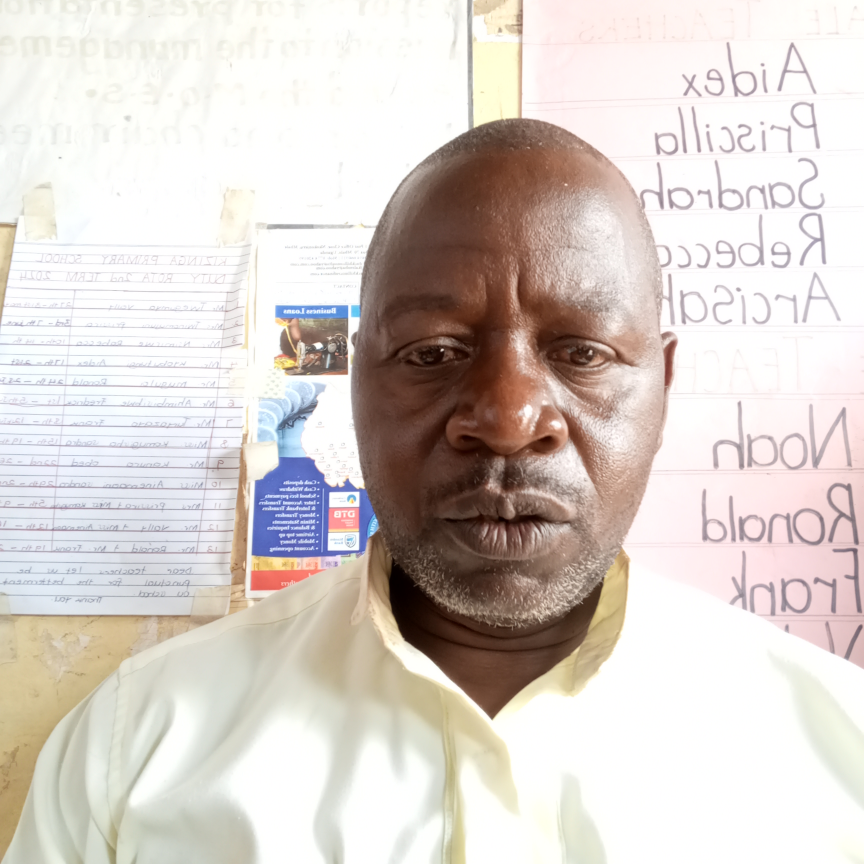
#> input picture athlete_photos/17296783181668670141970707355227.jpg, 3456 x 3456 px (shown at 1/4 size); its folder holds 4 pictures in this run
$ python res.py
#> lines starting #> are read from the running program, lines starting #| are printed output that depends on the picture
import os
from PIL import Image
from concurrent.futures import ThreadPoolExecutor, as_completed

def process_image(file_path, output_folder, target_size_kb):
    """Resize and compress a single image."""
#> called with output_folder = './resized_photos', target_size_kb = 100
    try:
        img = Image.open(file_path)
#> img is the input picture: PIL image 3456x3456 RGB; mean R, G, B 217, 208.5, 203.1

        # Reduce dimensions by 10%
        width, height = img.size
#> width = 3456; height = 3456
        new_width = int(width * 0.9)
#> new_width = 3110
        new_height = int(height * 0.9)
#> new_height = 3110
        img = img.resize((new_width, new_height), Image.Resampling.LANCZOS)  # Use Resampling.LANCZOS
#> img: PIL image 3110x3110 RGB

        # Save the resized image with compression
        file_name = os.path.basename(file_path)  # Keeps original name and extension
        output_path = os.path.join(output_folder, file_name)

        quality = 85  # Initial quality setting
        img.save(output_path, quality=quality, optimize=True)

        # Dynamically adjust quality to meet the target size
        while os.path.getsize(output_path) > target_size_kb * 1024:
            quality -= 5
            img.save(output_path, quality=quality, optimize=True)
            if quality <= 10:  # Stop if quality is too low
                break
#> after the loop, quality = 10

        print(f"Processed: {file_name} -> {os.path.getsize(output_path) / 1024:.2f} KB")
#| Processed: 17296783181668670141970707355227.jpg -> 116.69 KB
    except Exception as e:
        print(f"Error processing {file_path}: {e}")

def resize_images_parallel(folder_path, target_size_kb, output_folder, max_workers=8):
    """
    Resize and compress images in parallel to a target size.

    Args:
        folder_path (str): Path to the folder containing images.
        target_size_kb (int): Target file size in kilobytes.
        output_folder (str): Path to save resized images.
        max_workers (int): Number of parallel threads.
    """
    if not os.path.exists(output_folder):
        os.makedirs(output_folder)

    # List all image files in the folder
    image_files = [
        os.path.join(folder_path, f)
        for f in os.listdir(folder_path)
        if f.lower().endswith(('png', 'jpg', 'jpeg'))
    ]

    # Process images using a thread pool
    with ThreadPoolExecutor(max_workers=max_workers) as executor:
        futures = {
            executor.submit(process_image, file_path, output_folder, target_size_kb): file_path
            for file_path in image_files
        }
#> call 2 of process_image, with file_path = './athlete_photos/APOLOT_GODLIVE_2.JPG', output_folder = './resized_photos', target_size_kb = 100
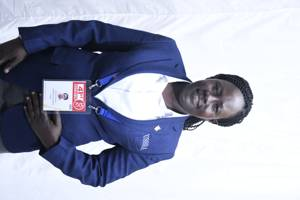
#> input picture athlete_photos/APOLOT_GODLIVE_2.JPG, 300 x 200 px
#> in process_image, img is the input picture: PIL image 300x200 RGB; mean R, G, B 164.5, 168.7, 186.2
#> in process_image (call 2), `img = img.resize((new_width, new_height), Image.Resampling.LANCZOS)`:
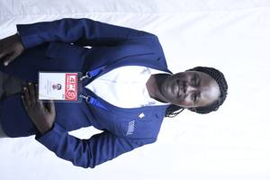
#> img: PIL image 270x180 RGB; mean R, G, B 164.5, 168.7, 186.1
#> after the loop in process_image (call 2), `while os.path.getsize(output_path) > target_size_kb * 1024:`: quality = 85
#| Processed: APOLOT_GODLIVE_2.JPG -> 9.38 KB
#> call 3 of process_image, with file_path = './athlete_photos/BITEK__3.JPG', output_folder = './resized_photos', target_size_kb = 100
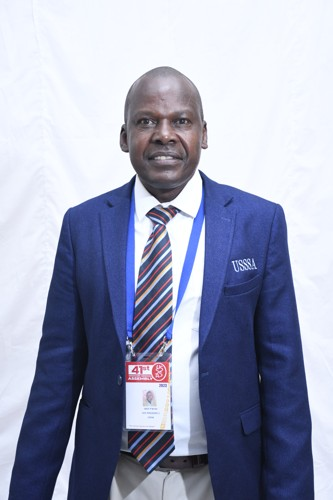
#> input picture athlete_photos/BITEK__3.JPG, 333 x 500 px
#> in process_image, img is the input picture: PIL image 333x500 RGB; mean R, G, B 156.5, 161.2, 183.9
#> in process_image (call 3), `img = img.resize((new_width, new_height), Image.Resampling.LANCZOS)`:
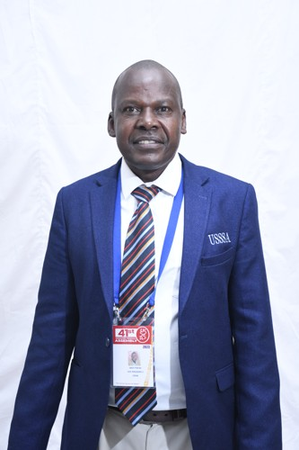
#> img: PIL image 299x450 RGB; mean R, G, B 156.5, 161.2, 183.8
#| Processed: BITEK__3.JPG -> 21.29 KB
#> call 4 of process_image, with file_path = './athlete_photos/IMG-20240307-WA0017.jpg', output_folder = './resized_photos', target_size_kb = 100
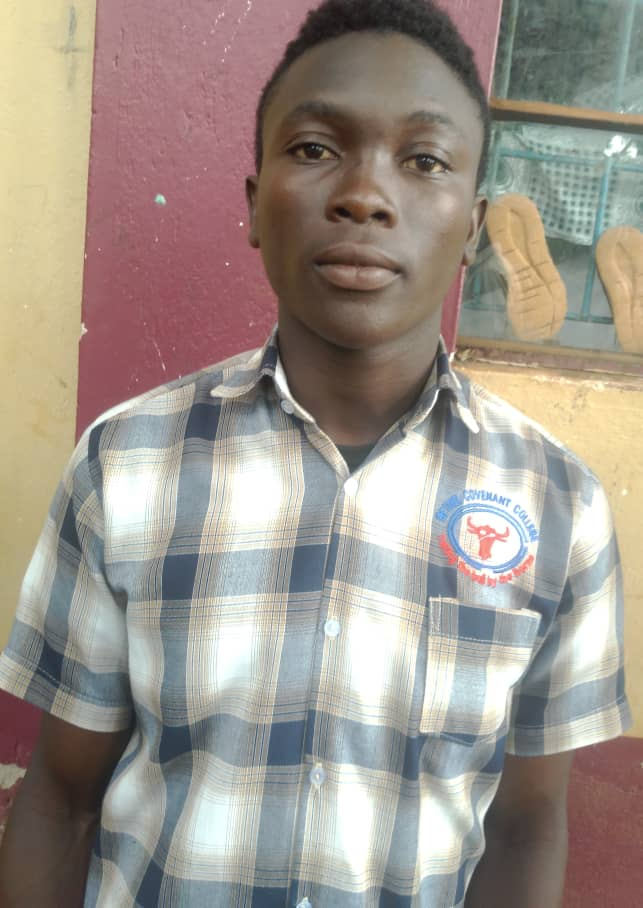
#> input picture athlete_photos/IMG-20240307-WA0017.jpg, 643 x 908 px
#> in process_image, img is the input picture: PIL image 643x908 RGB; mean R, G, B 157.4, 148, 139.2
#| Processed: IMG-20240307-WA0017.jpg -> 79.23 KB

        for future in as_completed(futures):
            file_path = futures[future]
            try:
                future.result()  # Wait for the thread to finish
            except Exception as e:
                print(f"Failed to process {file_path}: {e}")

# Example usage
folder_path = "./athlete_photos"  # Relative path to your folder
output_folder = "./resized_photos"  # Output folder on the same level as the script
target_size_kb = 100  # Target size in KB
max_workers = 8  # Adjust based on your system's capabilities

resize_images_parallel(folder_path, target_size_kb, output_folder, max_workers)
